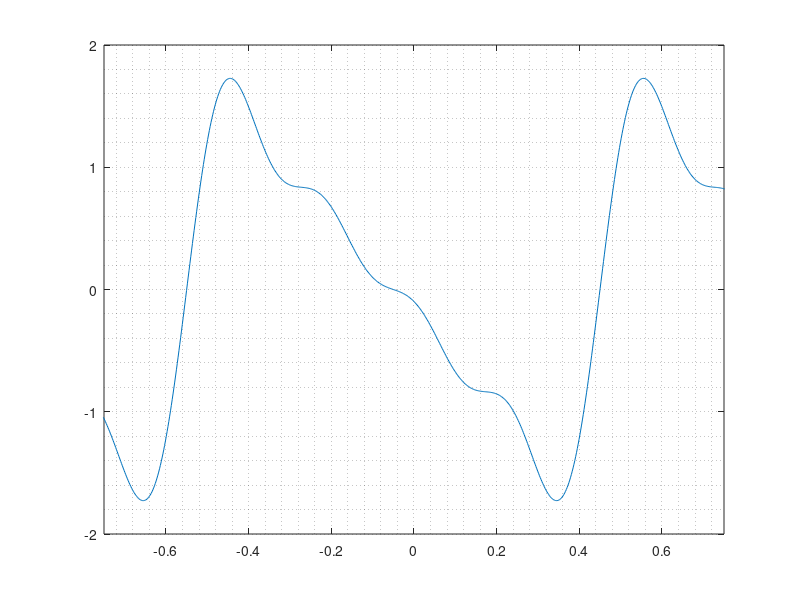
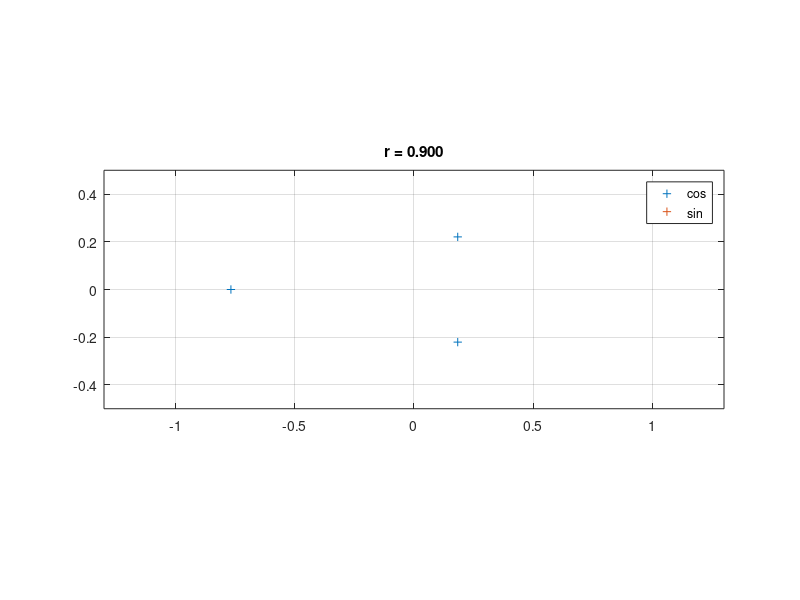

Recreate these plots in MATLAB, in order.
% =============================================================================
% Project       : wavePoles
% Module name   : study_1_Chebychev
% File name     : study_1_Chebychev.m
% File type     : Matlab script
% Purpose       : decompose a square wave onto Chebychev polynomials
% Author        : QuBi (nitrogenium@outlook.fr)
% Creation date : Sunday, 23 February 2025
% -----------------------------------------------------------------------------
% Best viewed with space indentation (2 spaces)
% =============================================================================

% -----------------------------------------------------------------------------
% DESCRIPTION
% -----------------------------------------------------------------------------
% TODO



close all
clear all
clc

% -----------------------------------------------------------------------------
% SETTINGS
% -----------------------------------------------------------------------------
nTerms = 4;
r = 0.9;      % PWM ratio


% -----------------------------------------------------------------------------
% BASIS FOR CHEBYCHEV POLYNOMIALS
% -----------------------------------------------------------------------------
T = zeros(nTerms+1);
T(1, 1)   = 1;
T(2, 1:2) = [0, 1];
for n = 3:(nTerms+1)
    T(n,:) = 2*[0, T(n-1, 1:(end-1))] - T(n-2, :);
end    

U = zeros(nTerms+1);
U(1, 1)   = 1;
U(2, 1:2) = [0, 2];
for n = 3:(nTerms+1)
    U(n,:) = 2*[0, U(n-1, 1:(end-1))] - U(n-2, :);
end



% -----------------------------------------------------------------------------
% ADDITIVE SYNTHESIS
% -----------------------------------------------------------------------------

% Build the weights for sin() and cos()
n = (1:nTerms)';
s = ones(nTerms,1); s(2:2:end) = -1;
%a = -s.*sin(2*pi*n*r)./(n*pi*sqrt(r*(1-r)));
%b = -s.*(1 - cos(2*pi*n*r))./(n*pi*sqrt(r*(1-r)));
v = sqrt(3); u = -sqrt(3);
a = s.*sqrt(3).*(cos(2*pi*n*r) - 1)./(n.*n*pi*pi*r*(1-r));
b = s.*sqrt(3).*sin(2*pi*n*r)./(n.*n*pi*pi*r*(1-r));

pCos = ([0; a]).' * T; pCos = fliplr(pCos);
pSin = ([b; 0]).' * U; pSin = fliplr(pSin);

% Apply the distorsion polynomial
x = linspace(-1.02, 1.02, 1000);
xCos = cos(2*pi*x);
xSin = sin(2*pi*x);
y = polyval(pCos, xCos) + xSin.*polyval(pSin, xCos);

% -----------------------------------------------------------------------------
% PLOTS: TIME SERIES + ZEROS REPRESENTATION
% -----------------------------------------------------------------------------

% Plot the time series (square wave in time)
figure
plot(x,y)
xlim([-0.75, 0.75])
grid minor

% Alternate representation of the polynomials: zeros plot
figure
rCos = roots(pCos);
rSin = roots(pSin);
plot(real(rCos(2:end)), imag(rCos(2:end)), '+', real(rSin(2:end)), imag(rSin(2:end)), '+')
legend('cos', 'sin')
xlim([-1.3, 1.3])
ylim([-0.5, 0.5])
grid on
title(sprintf('r = %0.3f', r))
axis equal;



